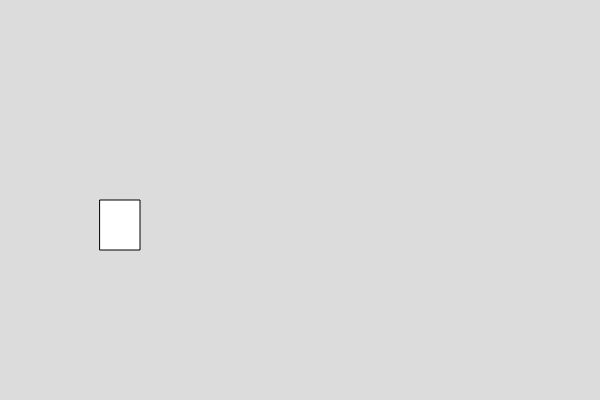
Frame 1 (no input)
Frame 60 (no input): identical to frame 1, image omitted
Frame 120 (the mouse pressed at the canvas centre since frame 60): identical to frame 1, image omitted

The p5.js sketch that drew this single still picture (run headless with seeded random() and noise() and a simulated clock; from frame 60 on, the mouse is pressed at the canvas centre):

// p5.js sketch
// ── sketch.js

var box1;

function setup() {
  createCanvas(600, 400);
  box1 =new Box();
}

function draw() {
  background(220);

box1.setWidth(40);
box1.show();
}


// ── box.js
class Box
  {
    constructor()
    {
      this.x =100;
      this.y = 200
      this.w = 50;
      this.h = 50;
    }
    
    show()
    {
      rect(this.x,this.y,this.w,this.h)
    }
    
    //write function to set the width of the box
    setWidth(l){
      this.w=l;
    }
  }

  
